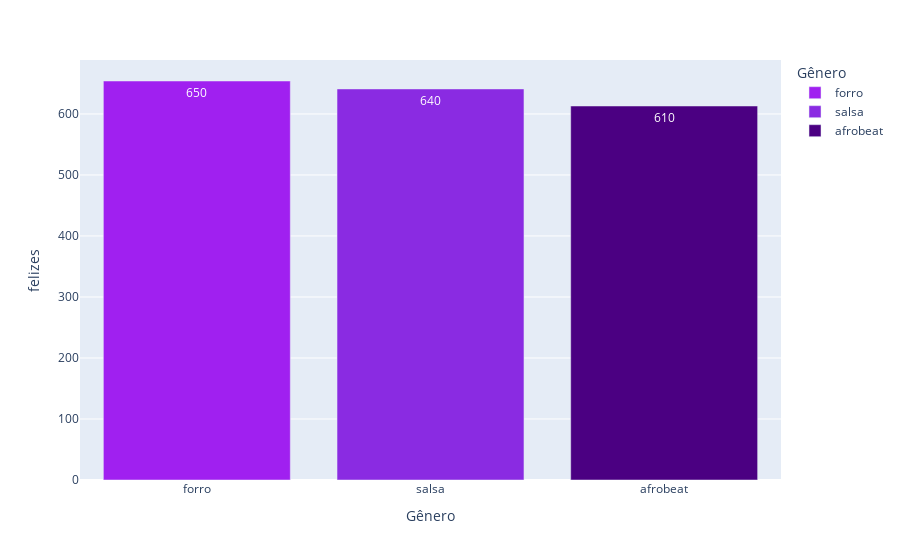
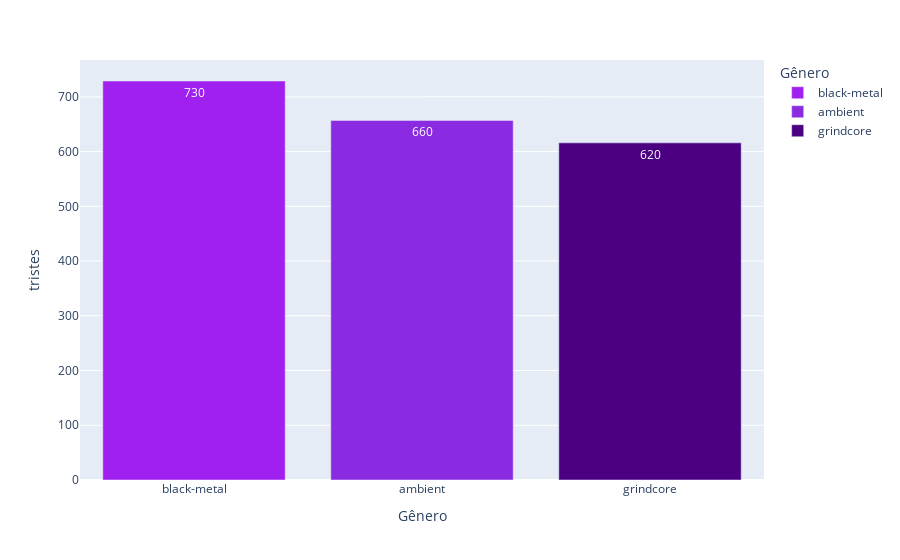

The notebook cell these images were saved under, in order:
### Markdown cell above
#### Popularidade e "dançabilidade": Observamos que as músicas mais populares nem sempre são as mais "dançáveis". A maioria das músicas populares apresenta uma pontuação de "dançabilidade" entre 0.5 e 0.7.

### Code cell
#Relação de valencia 
def contar_tristes_e_felizes(df1):
    # Filtro para músicas tristes (variance entre 0 e 0.5)
    df_tristes = df1[(df1['valence'] >= 0) & (df1['valence'] <= 0.5)]
    # Filtro para músicas felizes (variance entre 0.6 e 1)
    df_felizes = df1[(df1['valence'] > 0.5) & (df1['valence'] <= 1)]
    
    # Contabilizando o número de músicas tristes e felizes por gênero
    tristes_por_genero = df_tristes.groupby('track_genre').size().reset_index(name='tristes')
    felizes_por_genero = df_felizes.groupby('track_genre').size().reset_index(name='felizes')
    
    # Mescla os dois DataFrames para obter os dois contadores juntos por gênero
    result = pd.merge(tristes_por_genero, felizes_por_genero, on='track_genre', how='outer').fillna(0)
    result_sorted_tristes = result.sort_values(by='tristes', ascending=False).reset_index(drop=True)
    result_sorted_felizes = result_sorted_tristes.sort_values(by='felizes', ascending=False).reset_index(drop=True)
    
    return  result_sorted_felizes
    #return  result_sorted_tristes
# Chamada da função
result = contar_tristes_e_felizes(df1)

# Exibe o resultado
#Mais felizes
genero_feliz = ['forro', 'salsa', 'afrobeat']
valores_em_ordem = result.sort_values(by='felizes',ascending=False)
mais_felizes = valores_em_ordem[valores_em_ordem['track_genre'].isin(genero_feliz)]
fig1 = px.bar(
    mais_felizes,
    x='track_genre',
    y='felizes',
    color='track_genre',
    labels = {'track_genre':'Gênero'},
    text='felizes',
    color_discrete_sequence=['#A020F0', '#8A2BE2', '#4B0082', '#EE82EE', '#9932CC']
)

fig1.update_traces(texttemplate='%{text:.2s}', textposition='inside')  # Configurações de exibição
fig1.show()

genero_triste = ['black-metal', 'ambient', 'grindcore']
valores_em_ordem_T = result.sort_values(by='tristes',ascending=False)
mais_tristes = valores_em_ordem_T[valores_em_ordem_T['track_genre'].isin(genero_triste)]
fig2 = px.bar(
    mais_tristes,
    x='track_genre',
    y='tristes',
    color ='track_genre',
    labels = {'track_genre':'Gênero'},
    text='tristes',
    color_discrete_sequence=['#A020F0', '#8A2BE2', '#4B0082', '#EE82EE', '#9932CC']
)

fig2.update_traces(texttemplate='%{text:.2s}', textposition='inside')  # Configurações de exibição
fig2.show()

### Figure 1 — Plotly figure (JSON) as saved in the notebook; plotly's stock layout.template omitted (floating-point values rounded to 4 significant figures)
{"data": [{"alignmentgroup": "True", "hovertemplate": "Gênero=%{x}<br>felizes=%{text}<extra></extra>", "legendgroup": "forro", "marker": {"color": "#A020F0", "pattern": {"shape": ""}}, "name": "forro", "offsetgroup": "forro", "orientation": "v", "showlegend": true, "text": [654], "textposition": "inside", "texttemplate": "%{text:.2s}", "type": "bar", "x": ["forro"], "xaxis": "x", "y": [654], "yaxis": "y"}, {"alignmentgroup": "True", "hovertemplate": "Gênero=%{x}<br>felizes=%{text}<extra></extra>", "legendgroup": "salsa", "marker": {"color": "#8A2BE2", "pattern": {"shape": ""}}, "name": "salsa", "offsetgroup": "salsa", "orientation": "v", "showlegend": true, "text": [641], "textposition": "inside", "texttemplate": "%{text:.2s}", "type": "bar", "x": ["salsa"], "xaxis": "x", "y": [641], "yaxis": "y"}, {"alignmentgroup": "True", "hovertemplate": "Gênero=%{x}<br>felizes=%{text}<extra></extra>", "legendgroup": "afrobeat", "marker": {"color": "#4B0082", "pattern": {"shape": ""}}, "name": "afrobeat", "offsetgroup": "afrobeat", "orientation": "v", "showlegend": true, "text": [613], "textposition": "inside", "texttemplate": "%{text:.2s}", "type": "bar", "x": ["afrobeat"], "xaxis": "x", "y": [613], "yaxis": "y"}], "layout": {"autosize": true, "barmode": "relative", "legend": {"title": {"text": "Gênero"}, "tracegroupgap": 0}, "margin": {"t": 60}, "xaxis": {"anchor": "y", "autorange": true, "categoryarray": ["forro", "salsa", "afrobeat"], "categoryorder": "array", "domain": [0, 1], "range": [-0.5, 2.5], "title": {"text": "Gênero"}, "type": "category"}, "yaxis": {"anchor": "x", "autorange": true, "domain": [0, 1], "range": [0, 688.4], "title": {"text": "felizes"}, "type": "linear"}}}

### Figure 2 — Plotly figure (JSON) as saved in the notebook; plotly's stock layout.template omitted (floating-point values rounded to 4 significant figures)
{"data": [{"alignmentgroup": "True", "hovertemplate": "Gênero=%{x}<br>tristes=%{text}<extra></extra>", "legendgroup": "black-metal", "marker": {"color": "#A020F0", "pattern": {"shape": ""}}, "name": "black-metal", "offsetgroup": "black-metal", "orientation": "v", "showlegend": true, "text": [729], "textposition": "inside", "texttemplate": "%{text:.2s}", "type": "bar", "x": ["black-metal"], "xaxis": "x", "y": [729], "yaxis": "y"}, {"alignmentgroup": "True", "hovertemplate": "Gênero=%{x}<br>tristes=%{text}<extra></extra>", "legendgroup": "ambient", "marker": {"color": "#8A2BE2", "pattern": {"shape": ""}}, "name": "ambient", "offsetgroup": "ambient", "orientation": "v", "showlegend": true, "text": [657], "textposition": "inside", "texttemplate": "%{text:.2s}", "type": "bar", "x": ["ambient"], "xaxis": "x", "y": [657], "yaxis": "y"}, {"alignmentgroup": "True", "hovertemplate": "Gênero=%{x}<br>tristes=%{text}<extra></extra>", "legendgroup": "grindcore", "marker": {"color": "#4B0082", "pattern": {"shape": ""}}, "name": "grindcore", "offsetgroup": "grindcore", "orientation": "v", "showlegend": true, "text": [616], "textposition": "inside", "texttemplate": "%{text:.2s}", "type": "bar", "x": ["grindcore"], "xaxis": "x", "y": [616], "yaxis": "y"}], "layout": {"autosize": true, "barmode": "relative", "legend": {"title": {"text": "Gênero"}, "tracegroupgap": 0}, "margin": {"t": 60}, "xaxis": {"anchor": "y", "autorange": true, "categoryarray": ["black-metal", "ambient", "grindcore"], "categoryorder": "array", "domain": [0, 1], "range": [-0.5, 2.5], "title": {"text": "Gênero"}, "type": "category"}, "yaxis": {"anchor": "x", "autorange": true, "domain": [0, 1], "range": [0, 767.4], "title": {"text": "tristes"}, "type": "linear"}}}
